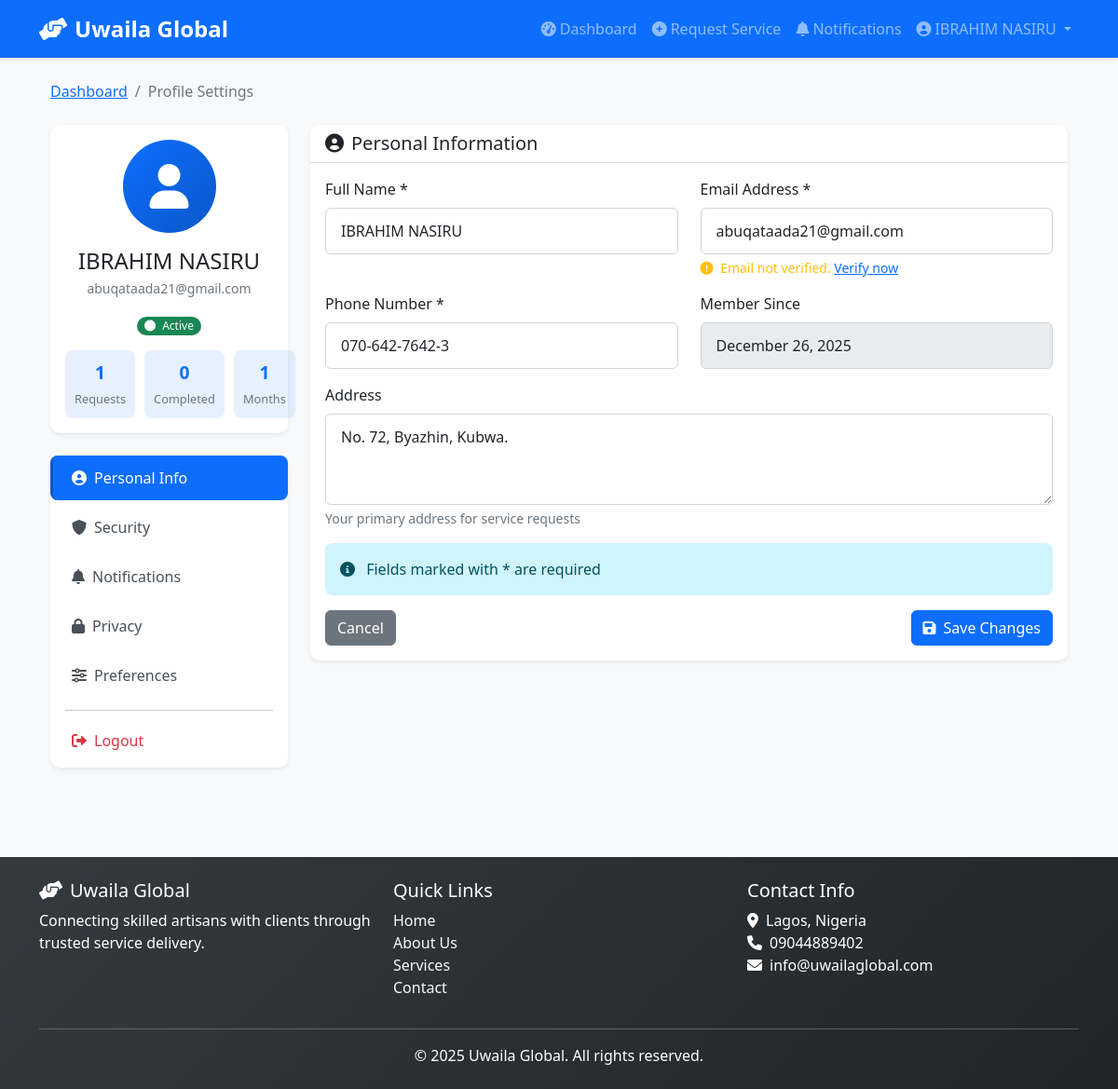
The page /user/profile (signed in) on the database its author committed.
### models.py (models this page shows, shortened)
class User(UserMixin, db.Model):
    __tablename__ = 'users'
    id = db.Column(db.String(36), primary_key=True, default=generate_uuid)
    email = db.Column(db.String(120), unique=True, nullable=False)
    phone = db.Column(db.String(20), nullable=False)
    password_hash = db.Column(db.String(256), nullable=False)
    full_name = db.Column(db.String(100), nullable=False)
    address = db.Column(db.Text)
    is_active = db.Column(db.Boolean, default=True)
    is_verified = db.Column(db.Boolean, default=False)
    created_at = db.Column(db.DateTime(timezone=True), default=datetime.now(timezone.utc))
    updated_at = db.Column(db.DateTime(timezone=True), default=datetime.now(timezone.utc), onupdate=datetime.now(timezone.utc))
    service_requests = db.relationship('ServiceRequest', backref='client', lazy=True)

### routes/user_routes.py (the view, shortened to what this page needs)
@user_bp.route('/profile', methods=['GET', 'PUT'])
@login_required
def profile():
    if not isinstance(current_user, User):
        flash('User access required', 'danger')
        return redirect(url_for('user_bp.dashboard'))
    if request.method == 'GET':
        from models import ServiceRequest
        stats = {
            'total_requests': ServiceRequest.query.filter_by(user_id=current_user.id).count(),
            'completed_requests': ServiceRequest.query.filter_by(user_id=current_user.id, status='completed').count()
        }
        from datetime import datetime
        months_since = (datetime.now().year - current_user.created_at.year) * 12 + \
                      (datetime.now().month - current_user.created_at.month)
        notification_settings = {
            'email': [
                {'id': 'new_request', 'name': 'New Requests', 'description': 'When you submit a new request', 'enabled': True},
                {'id': 'status_update', 'name': 'Status Updates', 'description': 'When your request status changes', 'enabled': True},
                {'id': 'artisan_assigned', 'name': 'Artisan Assigned', 'description': 'When an artisan is assigned', 'enabled': True},
                {'id': 'promotions', 'name': 'Promotions', 'description': 'Special offers and discounts', 'enabled': False}
            ],
            'push': [
                {'id': 'messages', 'name': 'Messages', 'description': 'New messages from artisans', 'enabled': True},
                {'id': 'reminders', 'name': 'Reminders', 'description': 'Service reminders', 'enabled': True}
            ],
            'sms': [
                {'id': 'urgent', 'name': 'Urgent Updates', 'description': 'Critical service updates', 'enabled': True}
            ]
        }
        privacy_settings = {
            'profile_visibility': 'artisans',
            'share_analytics': True,
            'marketing_emails': False
        }
        current_session = {
            'device': 'Chrome on Windows',
            'location': 'Lagos, Nigeria',
            'started': '2 hours ago'
        }
        preferences = {
            'default_location': current_user.address if current_user.address else '',
            'contact_method': 'email'  # Default value
        }
        return render_template('user/profile.html',
                             stats=stats,
                             member_since=max(1, months_since),
                             notification_settings=notification_settings,
                             privacy_settings=privacy_settings,
                             current_session=current_session,
                             two_factor_enabled=False,
                             preferences=preferences)

### templates/user/profile.html (shortened to what this page needs)
{% extends "base.html" %}
{% block content %}
<div class="container-fluid">
    <nav aria-label="breadcrumb" class="mb-4">
        <ol class="breadcrumb">
            <li class="breadcrumb-item"><a href="{{ url_for('user_bp.dashboard') }}">Dashboard</a></li>
            <li class="breadcrumb-item active" aria-current="page">Profile Settings</li>
        </ol>
    </nav>
    <div class="row">
        <div class="col-lg-4 col-xl-3 mb-4">
            <div class="card border-0 shadow-sm mb-4">
                <div class="card-body text-center">
                    <div class="avatar-circle-lg bg-primary text-white mb-3 mx-auto">
                        <i class="fas fa-user fa-2x"></i>
                    </div>
                    <h4 class="card-title mb-1">{{ current_user.full_name }}</h4>
                    <p class="text-muted small mb-3">{{ current_user.email }}</p>
                    <div class="account-status mb-3">
                        <span class="badge bg-{{ 'success' if current_user.is_active else 'danger' }} rounded-pill">
                            <i class="fas fa-circle me-1"></i>
                            {{ 'Active' if current_user.is_active else 'Inactive' }}
                        </span>
                    </div>
                    <div class="stats-grid">
                        <div class="stat-item">
                            <span class="stat-number">{{ stats.total_requests }}</span>
                            <span class="stat-label">Requests</span>
                        </div>
                        <div class="stat-item">
                            <span class="stat-number">{{ stats.completed_requests }}</span>
                            <span class="stat-label">Completed</span>
                        </div>
                        <div class="stat-item">
                            <span class="stat-number">{{ member_since }}</span>
                            <span class="stat-label">Months</span>
                        </div>
                    </div>
                </div>
            </div>
            <div class="card border-0 shadow-sm">
                <div class="card-body p-0">
                    <div class="nav flex-column nav-pills" id="profileTab" role="tablist">
                        <a class="nav-link active" id="personal-tab" data-bs-toggle="pill" href="#personal" role="tab">
                            <i class="fas fa-user-circle me-2"></i>Personal Info
                        </a>
                        <a class="nav-link" id="security-tab" data-bs-toggle="pill" href="#security" role="tab">
                            <i class="fas fa-shield-alt me-2"></i>Security
                        </a>
                        <a class="nav-link" id="notifications-tab" data-bs-toggle="pill" href="#notifications" role="tab">
                            <i class="fas fa-bell me-2"></i>Notifications
                        </a>
                        <a class="nav-link" id="privacy-tab" data-bs-toggle="pill" href="#privacy" role="tab">
                            <i class="fas fa-lock me-2"></i>Privacy
                        </a>
                        <a class="nav-link" id="preferences-tab" data-bs-toggle="pill" href="#preferences" role="tab">
                            <i class="fas fa-sliders-h me-2"></i>Preferences
                        </a>
                        <hr class="my-2 mx-3">
                        <a class="nav-link text-danger" href="{{ url_for('user_bp.logout') }}">
                            <i class="fas fa-sign-out-alt me-2"></i>Logout
                        </a>
                    </div>
                </div>
            </div>
        </div>
        <div class="col-lg-8 col-xl-9">
            <div class="tab-content" id="profileTabContent">
                <div class="tab-pane fade show active" id="personal" role="tabpanel">
                    <div class="card border-0 shadow-sm">
                        <div class="card-header bg-white">
                            <h5 class="mb-0"><i class="fas fa-user-circle me-2"></i>Personal Information</h5>
                        </div>
                        <div class="card-body">
                            <form id="personalInfoForm">
                                <div class="row">
                                    <div class="col-md-6 mb-3">
                                        <label for="fullName" class="form-label">Full Name *</label>
                                        <input type="text" class="form-control" id="fullName"
                                               value="{{ current_user.full_name }}" required>
                                    </div>
                                    <div class="col-md-6 mb-3">
                                        <label for="email" class="form-label">Email Address *</label>
                                        <input type="email" class="form-control" id="email"
                                               value="{{ current_user.email }}" required>
                                        {% if not current_user.is_verified %}
                                        <div class="form-text text-warning">
                                            <i class="fas fa-exclamation-circle me-1"></i>
                                            Email not verified. <a href="#" id="verifyEmailLink">Verify now</a>
                                        </div>
                                        {% endif %}
                                    </div>
                                </div>
                                <div class="row">
                                    <div class="col-md-6 mb-3">
                                        <label for="phone" class="form-label">Phone Number *</label>
                                        <input type="tel" class="form-control" id="phone"
                                               value="{{ current_user.phone }}" required>
                                    </div>
                                    <div class="col-md-6 mb-3">
                                        <label for="joinDate" class="form-label">Member Since</label>
                                        <input type="text" class="form-control" id="joinDate"
                                               value="{{ current_user.created_at.strftime('%B %d, %Y') }}" disabled>
                                    </div>
                                </div>
                                <div class="mb-3">
                                    <label for="address" class="form-label">Address</label>
                                    <textarea class="form-control" id="address" rows="3">{{ current_user.address or '' }}</textarea>
                                    <div class="form-text">Your primary address for service requests</div>
                                </div>
                                <div class="alert alert-info">
                                    <i class="fas fa-info-circle me-2"></i>
                                    Fields marked with * are required
                                </div>
                                <div class="d-flex justify-content-between">
                                    <button type="button" class="btn btn-secondary" id="cancelPersonalChanges">
                                        Cancel
                                    </button>
                                    <button type="submit" class="btn btn-primary" id="savePersonalInfo">
                                        <i class="fas fa-save me-2"></i>Save Changes
                                    </button>
                                </div>
                            </form>
                        </div>
                    </div>
                </div>
            </div>
        </div>
    </div>
</div>
{% endblock %}

### templates/base.html (shortened to what this page needs)
<!DOCTYPE html>
<html lang="en">
<head>
    <link href="https://cdn.jsdelivr.net/npm/bootstrap@5.1.3/dist/css/bootstrap.min.css" rel="stylesheet">
    <link rel="stylesheet" href="https://cdnjs.cloudflare.com/ajax/libs/font-awesome/6.0.0/css/all.min.css">
    <link rel="stylesheet" href="{{ url_for('static', filename='css/style.css') }}">
</head>
<body>
    <nav class="navbar navbar-expand-lg navbar-dark bg-primary shadow-sm">
        <div class="container">
            <a class="navbar-brand fw-bold" href="{{ url_for('index') }}">
                <i class="fas fa-hands-helping me-2"></i>Uwaila Global
            </a>
            <div class="collapse navbar-collapse" id="navbarNav">
                <ul class="navbar-nav ms-auto">
                    {% if current_user.is_authenticated %}
                        {% if current_user.__class__.__name__ == 'User' %}
                            <li class="nav-item">
                                <a class="nav-link" href="{{ url_for('user_bp.dashboard') }}">
                                    <i class="fas fa-tachometer-alt me-1"></i>Dashboard
                                </a>
                            </li>
                            <li class="nav-item">
                                <a class="nav-link" href="{{ url_for('user_bp.create_service_request') }}">
                                    <i class="fas fa-plus-circle me-1"></i>Request Service
                                </a>
                            </li>
                            <li class="nav-item">
                                <a class="nav-link" href="{{ url_for('user_bp.get_notifications') }}">
                                    <i class="fas fa-bell me-1"></i>Notifications
                                </a>
                            </li>
                        {% endif %}
                        <li class="nav-item dropdown">
                            <a class="nav-link dropdown-toggle" href="#" id="userDropdown" role="button" data-bs-toggle="dropdown">
                                <i class="fas fa-user-circle me-1"></i>{{ current_user.full_name }}
                            </a>
                        </li>
                    {% endif %}
                </ul>
            </div>
        </div>
    </nav>
    <main class="py-4">
        <div class="container">
            {% block content %}{% endblock %}
        </div>
    </main>
    <footer class="bg-dark text-white py-4 mt-5">
        <div class="container">
            <div class="row">
                <div class="col-md-4">
                    <h5><i class="fas fa-hands-helping me-2"></i>Uwaila Global</h5>
                    <p class="mb-0">Connecting skilled artisans with clients through trusted service delivery.</p>
                </div>
                <div class="col-md-4">
                    <h5>Quick Links</h5>
                    <ul class="list-unstyled">
                        <li><a href="{{ url_for('index') }}" class="text-light">Home</a></li>
                        <li><a href="{{ url_for('about') }}" class="text-light">About Us</a></li>
                        <li><a href="{{ url_for('services') }}" class="text-light">Services</a></li>
                        <li><a href="{{ url_for('contact') }}" class="text-light">Contact</a></li>
                    </ul>
                </div>
                <div class="col-md-4">
                    <h5>Contact Info</h5>
                    <ul class="list-unstyled">
                        <li><i class="fas fa-map-marker-alt me-2"></i>Lagos, Nigeria</li>
                        <li><i class="fas fa-phone me-2"></i>09044889402</li>
                        <li><i class="fas fa-envelope me-2"></i>info@uwailaglobal.com</li>
                    </ul>
                </div>
            </div>
            <hr class="bg-light">
            <div class="text-center">
                <p class="mb-0">&copy; 2025 Uwaila Global. All rights reserved.</p>
            </div>
        </div>
    </footer>
</body>
</html>

### rows shown on the page
User: full_name "IBRAHIM NASIRU", email "abuqataada21@gmail.com", is_active "Active", phone "070-642-7642-3", created_at "December 26, 2025", address "No. 72, Byazhin, Kubwa."

### other values the page prints
{{ stats.total_requests }} "1"
{{ stats.completed_requests }} "0"
